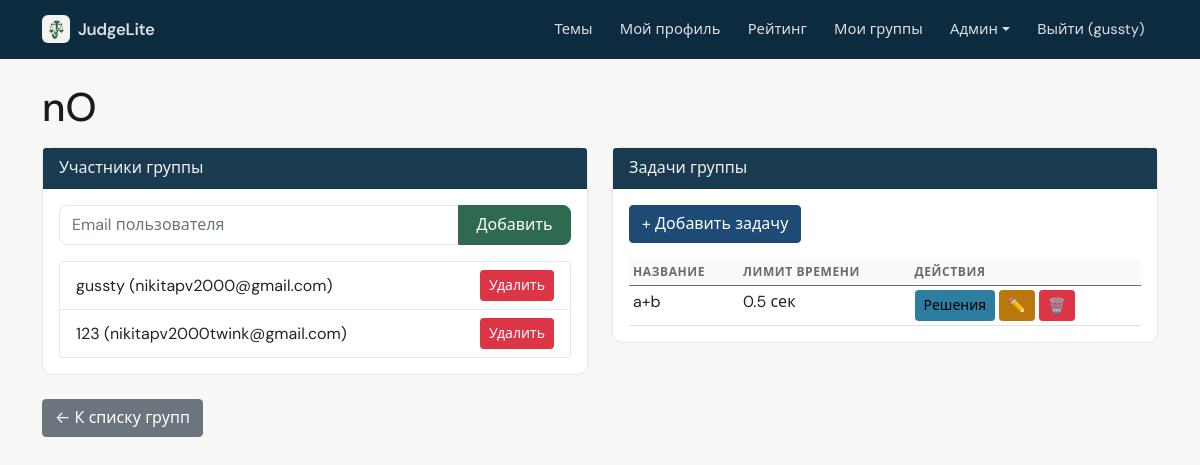
/admin/groups/1 (signed in), run on the app's committed database.
### data/users.py (models this page shows, shortened)
class User(SqlAlchemyBase, UserMixin, SerializerMixin):
    __tablename__ = 'users'
    id = sqlalchemy.Column(sqlalchemy.Integer, primary_key=True, autoincrement=True)
    name = sqlalchemy.Column(sqlalchemy.String, nullable=True)
    about = sqlalchemy.Column(sqlalchemy.String, nullable=True)
    email = sqlalchemy.Column(sqlalchemy.String, index=True, unique=True, nullable=True)
    hashed_password = sqlalchemy.Column(sqlalchemy.String, nullable=True)
    created_date = sqlalchemy.Column(sqlalchemy.DateTime, default=datetime.datetime.now)
    is_admin = sqlalchemy.Column(sqlalchemy.Boolean, default=False)
    is_super_admin = sqlalchemy.Column(sqlalchemy.Boolean, default=False)
    avatar_filename = sqlalchemy.Column(sqlalchemy.String, nullable=True)  # новое поле
    submissions = orm.relationship("Submission", back_populates="user")

### data/groups.py (models this page shows)
class Group(SqlAlchemyBase):
    __tablename__ = 'groups'
    id = sqlalchemy.Column(sqlalchemy.Integer, primary_key=True, autoincrement=True)
    name = sqlalchemy.Column(sqlalchemy.String, nullable=False)
    description = sqlalchemy.Column(sqlalchemy.Text, nullable=True)
    created_by = sqlalchemy.Column(sqlalchemy.Integer, sqlalchemy.ForeignKey("users.id"), nullable=False)
    created_at = sqlalchemy.Column(sqlalchemy.DateTime, default=datetime.datetime.now)
    members = orm.relationship("GroupMember", back_populates="group", cascade="all, delete-orphan")
    tasks = orm.relationship("GroupTask", back_populates="group", cascade="all, delete-orphan")

### data/group_members.py (models this page shows)
class GroupMember(SqlAlchemyBase):
    __tablename__ = 'group_members'
    id = sqlalchemy.Column(sqlalchemy.Integer, primary_key=True, autoincrement=True)
    group_id = sqlalchemy.Column(sqlalchemy.Integer, sqlalchemy.ForeignKey("groups.id"), nullable=False)
    user_id = sqlalchemy.Column(sqlalchemy.Integer, sqlalchemy.ForeignKey("users.id"), nullable=False)
    joined_at = sqlalchemy.Column(sqlalchemy.DateTime, default=datetime.datetime.now)
    group = orm.relationship("Group", back_populates="members")
    user = orm.relationship("User")

### data/group_tasks.py (models this page shows)
class GroupTask(SqlAlchemyBase):
    __tablename__ = 'group_tasks'
    id = sqlalchemy.Column(sqlalchemy.Integer, primary_key=True, autoincrement=True)
    group_id = sqlalchemy.Column(sqlalchemy.Integer, sqlalchemy.ForeignKey("groups.id"), nullable=False)
    title = sqlalchemy.Column(sqlalchemy.String, nullable=False)
    description = sqlalchemy.Column(sqlalchemy.Text, nullable=False)
    input_example = sqlalchemy.Column(sqlalchemy.Text, nullable=True)
    output_example = sqlalchemy.Column(sqlalchemy.Text, nullable=True)
    tests_json = sqlalchemy.Column(sqlalchemy.Text, nullable=False)
    time_limit = sqlalchemy.Column(sqlalchemy.Float, default=2.0)
    created_by = sqlalchemy.Column(sqlalchemy.Integer, sqlalchemy.ForeignKey("users.id"), nullable=False)
    created_at = sqlalchemy.Column(sqlalchemy.DateTime, default=datetime.datetime.now)
    group = orm.relationship("Group", back_populates="tasks")
    submissions = orm.relationship("GroupSubmission", back_populates="task", cascade="all, delete-orphan")

### app.py (the view)
@app.route('/admin/groups/<int:group_id>')
@admin_required
def group_detail(group_id):
    with db_session.session_scope() as session:
        group = session.query(Group).get(group_id)
        if not group:
            flash('Группа не найдена', 'danger')
            return redirect(url_for('admin_groups'))
        if not (current_user.is_super_admin or group.created_by == current_user.id):
            flash('Доступ запрещён', 'danger')
            return redirect(url_for('admin_groups'))
        members = session.query(GroupMember).filter(GroupMember.group_id == group_id).all()
        tasks = session.query(GroupTask).filter(GroupTask.group_id == group_id).all()
        return render_template('admin/group_detail.html', group=group, members=members, tasks=tasks)

### app.py (called while the page is built)
@login_manager.user_loader
def load_user(user_id):
    session = db_session.create_session()
    user = session.get(User, int(user_id))
    if user:
        _ = user.is_admin
        _ = user.is_super_admin
    session.close()
    return user

@app.context_processor
def inject_user():
    return dict(current_user=current_user)

### data/db_session.py (called while the page is built)
def create_session() -> Session:
    global __factory
    return __factory()

@contextmanager
def session_scope():
    session = create_session()
    try:
        yield session
        session.commit()
    except Exception:
        session.rollback()
        raise
    finally:
        session.close()

### utils/auth.py (called while the page is built)
def admin_required(f):
    @wraps(f)
    def decorated_function(*args, **kwargs):
        if not current_user.is_authenticated or not current_user.is_admin:
            flash('Доступ запрещён. Требуются права администратора.', 'danger')
            return redirect(url_for('index'))
        return f(*args, **kwargs)
    return decorated_function

### templates/admin/group_detail.html (shortened to what this page needs)
{% extends "admin/base.html" %}
{% block content %}
<h1>{{ group.name }}</h1>
<div class="row">
    <div class="col-md-6">
        <div class="card mb-4">
            <div class="card-header">Участники группы</div>
            <div class="card-body">
                <form method="post" action="{{ url_for('add_group_member', group_id=group.id) }}" class="mb-3">
                    <div class="input-group">
                        <input type="email" name="email" class="form-control" placeholder="Email пользователя" required>
                        <button type="submit" class="btn btn-primary">Добавить</button>
                    </div>
                </form>
                <ul class="list-group">
                    {% for m in members %}
                        <li class="list-group-item d-flex justify-content-between align-items-center">
                            {{ m.user.name }} ({{ m.user.email }})
                            <a href="{{ url_for('remove_group_member', group_id=group.id, user_id=m.user.id) }}" class="btn btn-sm btn-danger" onclick="return confirm('Удалить участника?')">Удалить</a>
                        </li>
                    {% else %}
                        <li class="list-group-item">Нет участников</li>
                    {% endfor %}
                </ul>
            </div>
        </div>
    </div>
    <div class="col-md-6">
        <div class="card mb-4">
            <div class="card-header">Задачи группы</div>
            <div class="card-body">
                <a href="{{ url_for('add_group_task', group_id=group.id) }}" class="btn btn-success mb-3">+ Добавить задачу</a>
                <table class="table table-sm">
                    <thead>
                        <tr><th>Название</th><th>Лимит времени</th><th>Действия</th></tr>
                    </thead>
                    <tbody>
                        {% for t in tasks %}
                        <tr>
                            <td>{{ t.title }}</td>
                            <td>{{ t.time_limit }} сек</td>
                            <td>
                                <a href="{{ url_for('group_task_submissions', group_id=group.id, task_id=t.id) }}" class="btn btn-sm btn-info">Решения</a>
                                <a href="{{ url_for('edit_group_task', group_id=group.id, task_id=t.id) }}" class="btn btn-sm btn-warning">✏️</a>
                                <a href="{{ url_for('delete_group_task', group_id=group.id, task_id=t.id) }}" class="btn btn-sm btn-danger" onclick="return confirm('Удалить задачу?')">🗑️</a>
                            </td>
                        </tr>
                        {% else %}
                        <tr><td colspan="3">Нет задач</td></tr>
                        {% endfor %}
                    </tbody>
                </table>
            </div>
        </div>
    </div>
</div>
<a href="{{ url_for('admin_groups') }}" class="btn btn-secondary">← К списку групп</a>
{% endblock %}

### templates/base.html (shortened to what this page needs)
<!doctype html>
<html lang="ru">
<head>
    <link href="https://cdn.jsdelivr.net/npm/bootstrap@5.0.2/dist/css/bootstrap.min.css" rel="stylesheet">
    <link href="{{ url_for('static', filename='app.css') }}" rel="stylesheet">
</head>
<body class="app-body {% block body_class %}{% endblock %}">
    <nav class="navbar navbar-expand-lg app-navbar">
        <div class="container">
            <a class="navbar-brand d-flex align-items-center gap-2" href="{{ url_for('index') }}">
                <img src="{{ url_for('static', filename='judgelite-mark.png') }}" alt="" class="app-brand-mark" width="28" height="28">
                <span>JudgeLite</span>
            </a>
            <div class="collapse navbar-collapse" id="navbarNav">
                <ul class="navbar-nav ms-auto">
                    <li class="nav-item"><a class="nav-link" href="{{ url_for('topics_list') }}">Темы</a></li>
                    {% if current_user.is_authenticated %}
                        <li class="nav-item"><a class="nav-link" href="{{ url_for('profile') }}">Мой профиль</a></li>
                        <li class="nav-item"><a class="nav-link" href="{{ url_for('rating') }}">Рейтинг</a></li>
                        <li class="nav-item"><a class="nav-link" href="{{ url_for('my_groups') }}">Мои группы</a></li>
                        {% if current_user.is_admin %}
                            <li class="nav-item dropdown">
                                <a class="nav-link dropdown-toggle" href="#" id="adminDropdown" role="button" data-bs-toggle="dropdown">Админ</a>
                            </li>
                        {% endif %}
                        <li class="nav-item"><a class="nav-link" href="{{ url_for('logout') }}">Выйти ({{ current_user.name }})</a></li>
                    {% else %}
                        <li class="nav-item"><a class="nav-link" href="{{ url_for('login') }}">Войти</a></li>
                        <li class="nav-item"><a class="nav-link" href="{{ url_for('register') }}">Регистрация</a></li>
                    {% endif %}
                </ul>
            </div>
        </div>
    </nav>
    <div class="container mt-4" style="padding-bottom: 80px;">
        {% block content %}{% endblock %}
    </div>
</body>
</html>

### static/app.css (style rules this page uses)
:root { --app-bg: #f7f7f5; --app-surface: #ffffff; --app-text: #1a1a1a; --app-muted: #6b6b6b; --app-border: #e8e8e6; --app-accent: #2d6a4f; --app-accent-hover: #1b4332; --app-radius: 10px; --app-font: "DM Sans", system-ui, -apple-system, "Segoe UI", Roboto, sans-serif; --chart-grid: rgba(0, 0, 0, 0.06); --chart-muted: #6b6b6b; --chart-donut-border: #ffffff; }
.app-brand-mark { border-radius: 6px; flex-shrink: 0; }
.app-body { font-family: var(--app-font); background-color: var(--app-bg); color: var(--app-text); min-height: 100vh; -webkit-font-smoothing: antialiased; }
.app-body .container.mt-4 { padding-bottom: 5rem !important; }
.app-navbar { background: var(--app-surface) !important; border-bottom: 1px solid var(--app-border) !important; padding-top: 0.65rem; padding-bottom: 0.65rem; }
.app-navbar .navbar-brand { font-weight: 600; letter-spacing: -0.02em; color: var(--app-text) !important; font-size: 1.05rem; }
.app-navbar .nav-link { color: var(--app-muted) !important; font-size: 0.925rem; padding: 0.5rem 0.85rem !important; border-radius: 6px; transition: color 0.15s ease, background 0.15s ease; }
.app-body .table { margin-bottom: 0; }
.app-body .table thead th { font-size: 0.75rem; text-transform: uppercase; letter-spacing: 0.05em; color: var(--app-muted); font-weight: 600; border-bottom-width: 1px; background: rgba(0, 0, 0, 0.02); }
.app-body .btn-primary { background-color: var(--app-accent); border-color: var(--app-accent); font-weight: 500; border-radius: 8px; padding: 0.45rem 1.1rem; }
.app-body .form-control { border-radius: 8px; border-color: var(--app-border); }
.app-body .list-group-item { border-color: var(--app-border); }
.app-body .card { border: 1px solid var(--app-border); border-radius: var(--app-radius); box-shadow: none; }
.admin-mode .app-navbar { background: #0d2b3e !important; border-bottom: none !important; }
.admin-mode .app-navbar .navbar-brand, .admin-mode .app-navbar .nav-link { color: rgba(255, 255, 255, 0.85) !important; }

### templates/admin/base.html (style rules this page uses)
.btn-primary { background-color: #1e4a76; border-color: #1e4a76; }
.btn-success { background-color: #1e4a76; border-color: #1e4a76; }
.btn-info { background-color: #2c7da0; border-color: #2c7da0; }
.btn-warning { background-color: #b9770e; border-color: #b9770e; color: #fff; }
.card-header { background-color: #1a3b4f; color: #f0f0f0; }
.table { --bs-table-striped-bg: #e9ecef; }
body { background-color: #f4f6f8; }
.card { border: none; box-shadow: 0 2px 4px rgba(0,0,0,0.1); }

### data on the page
User: name "gussty"
Group: name "nO"
GroupMember: user.name "gussty", user.email "nikitapv2000@gmail.com"
GroupMember: user.name "123", user.email "nikitapv2000twink@gmail.com"
GroupTask: title "a+b", time_limit "0.5"
